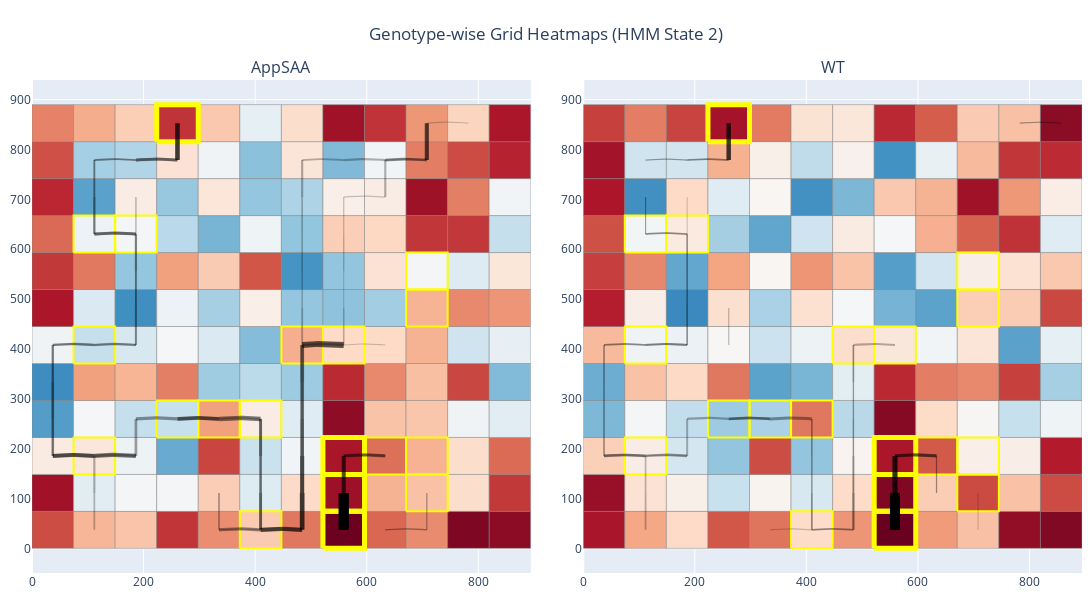

The cell this chart's notebook holds for it:
### Markdown cell above
## Interactive Heatmap version of all genotypes

### Code cell
from compass_labyrinth.post_hoc_analysis.level_1 import plot_all_genotype_interactive_heatmaps


plot_all_genotype_interactive_heatmaps(
    config=config,
    df_hmm=df_hmm,
    grid_filename="Session0001_grid.shp",
    hmm_state=2,
    decision_grids="decision_reward",
    target_grids="target_zone",
    top_percent=.1,
)
